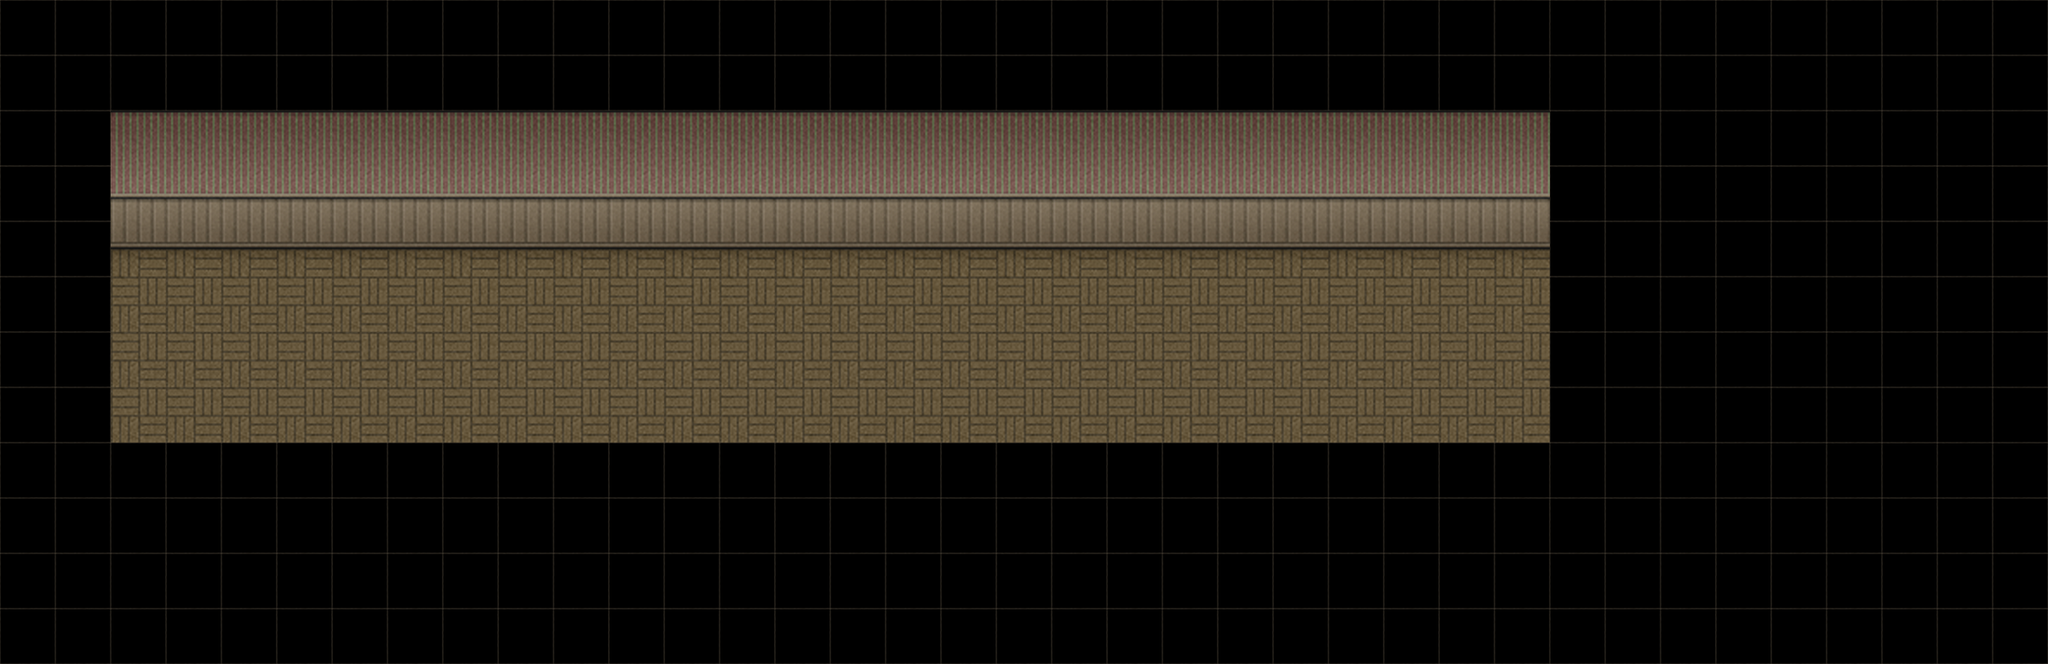

Rendered tile map (Tiled .tmx) drawn with the repository's tilesets; below, a short description and the map source with its tile grids summarised:
An orthogonal 37x12 tile map with 64x64 px tiles, 1 tile layer (WallFloor).

<map version="1.0" orientation="orthogonal" width="37" height="12" tilewidth="64" tileheight="64">
 <tileset firstgid="1" name="yokan64" tilewidth="64" tileheight="64">
  <image source="yokan64.png" width="512" height="2944" />
 </tileset>
 <layer name="WallFloor" width="37" height="12">
  <data>[444 cells, 444 non-empty, 5 distinct tile ids]</data>
 </layer>
</map>